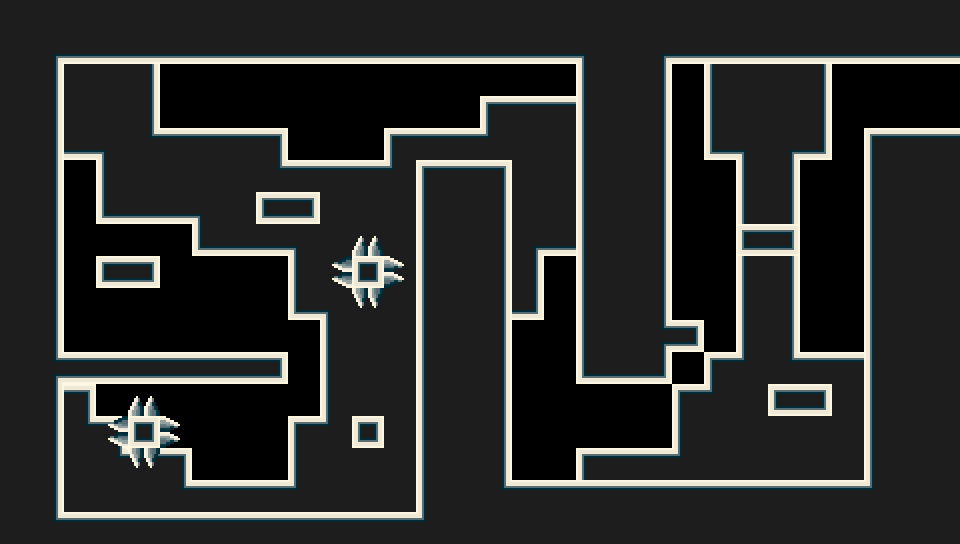

Below is a game level as drawn by its tile map, then a one-line description and the .tmx file that defines it, in full:
An orthogonal 30x17 tile map with 32x32 px tiles, 3 tile layers (back2, back, Tile Layer 1) and 3 objects (2x slider, exit).

<map version="1.9" tiledversion="1.9.2" orientation="orthogonal" renderorder="right-down" width="30" height="17" tilewidth="32" tileheight="32" infinite="0" nextlayerid="5" nextobjectid="10">
 <tileset firstgid="1" source="32x32t.tsx" />
 <layer id="4" name="back2" class="background" width="30" height="17" tintcolor="#4a4a4a">
  <data encoding="csv">
0,0,0,0,0,0,0,0,0,0,0,0,0,0,0,0,0,0,0,0,0,0,0,0,0,0,0,0,0,0,
0,0,0,0,0,0,0,0,0,0,0,0,0,0,0,0,0,0,0,0,0,0,0,0,0,0,0,0,0,0,
0,0,9,9,10,0,0,0,0,0,0,0,0,0,0,0,0,0,0,0,0,0,8,9,9,10,0,0,0,0,
0,0,9,9,10,0,0,0,0,0,0,0,0,0,0,1,2,2,0,0,0,0,8,9,9,10,0,0,0,0,
0,0,16,6,12,2,2,2,3,0,0,0,1,2,2,13,9,9,0,0,0,0,15,6,5,17,0,0,0,0,
0,0,0,8,9,9,9,9,12,2,2,2,13,0,0,0,9,9,0,0,0,0,0,8,10,0,0,0,0,0,
0,0,0,15,16,16,6,9,0,0,9,9,9,0,0,0,9,9,0,0,0,0,0,8,10,0,0,0,0,0,
0,0,0,0,0,0,15,16,16,6,9,9,9,0,0,0,5,16,0,0,0,0,0,0,0,0,0,0,0,0,
0,0,0,0,0,0,0,0,0,8,9,9,9,0,0,0,10,0,0,0,0,0,0,8,10,0,0,0,0,0,
0,0,0,0,0,0,0,0,0,15,6,9,9,0,0,0,17,0,0,0,0,0,0,8,10,0,0,0,0,0,
0,0,0,0,0,0,0,0,0,0,8,9,9,0,0,0,0,0,0,0,0,0,0,8,10,0,0,0,0,0,
0,0,0,0,0,0,0,0,0,0,8,9,9,0,0,0,0,0,0,0,0,0,1,13,12,2,2,0,0,0,
0,0,3,0,0,0,0,0,0,0,8,9,9,0,0,0,0,0,0,0,0,1,13,9,0,0,9,0,0,0,
0,0,12,3,0,0,0,0,0,1,13,9,9,0,0,0,0,0,0,0,0,8,9,9,9,9,9,0,0,0,
0,0,9,12,2,3,0,0,0,8,9,9,9,0,0,0,0,0,1,2,2,13,9,9,9,9,9,0,0,0,
0,0,9,9,9,12,2,2,2,13,9,9,9,0,0,0,0,0,0,0,0,0,0,0,0,0,0,0,0,0,
0,0,0,0,0,0,0,0,0,0,0,0,0,0,0,0,0,0,0,0,0,0,0,0,0,0,0,0,0,0
</data>
 </layer>
 <layer id="2" name="back" class="background" width="30" height="17">
  <data encoding="csv">
9,9,9,9,9,9,9,9,9,9,9,9,9,9,9,9,9,9,9,9,9,9,9,9,9,9,9,9,9,9,
9,0,0,0,0,0,0,0,0,0,0,0,0,0,0,0,0,0,0,9,0,0,0,0,0,0,0,0,0,0,
9,0,0,0,0,0,0,0,0,0,0,0,0,0,0,0,0,0,0,9,0,0,0,0,0,0,0,0,0,0,
9,0,0,0,0,0,0,0,0,0,0,0,0,0,0,0,0,0,0,9,0,0,0,0,0,0,0,0,0,0,
9,0,0,0,0,0,0,0,0,0,0,0,0,0,0,0,0,0,0,9,0,0,0,0,0,0,0,0,0,0,
9,0,0,0,0,0,0,0,0,0,0,0,0,0,0,0,0,0,0,9,0,0,0,0,0,0,0,0,9,9,
9,0,0,0,0,0,0,0,0,0,0,0,0,0,9,0,0,0,0,9,0,0,0,0,0,0,0,0,9,9,
9,0,0,0,0,0,0,0,0,0,0,0,0,0,9,0,0,0,0,9,0,0,0,0,0,0,0,0,9,9,
9,0,0,0,0,0,0,0,0,0,0,0,0,0,9,0,0,0,0,9,0,0,0,0,0,0,0,0,9,9,
9,0,0,0,0,0,0,0,0,0,0,0,0,0,9,0,0,0,0,9,0,0,0,0,0,0,0,0,9,9,
9,0,0,0,0,0,0,0,0,0,0,0,0,0,9,0,0,0,0,9,0,0,0,0,0,0,0,0,9,9,
9,0,0,0,0,0,0,0,0,0,0,0,0,0,9,0,0,0,0,0,0,0,0,0,0,0,0,0,9,9,
9,0,0,0,0,0,0,0,0,0,0,0,0,0,9,0,0,0,0,0,0,0,0,0,0,0,0,0,9,9,
9,0,0,0,0,0,0,0,0,0,0,0,0,0,9,0,0,0,0,0,0,0,0,0,0,0,0,0,9,9,
9,0,0,0,0,0,0,0,0,0,0,0,0,0,9,0,0,0,0,0,0,0,0,0,0,0,0,0,9,9,
9,0,0,0,0,0,0,0,0,0,0,0,0,0,9,0,0,0,0,0,0,0,0,0,0,0,0,0,9,9,
9,0,0,0,0,0,0,0,0,0,0,0,0,0,9,9,9,9,9,9,9,9,9,9,9,9,9,9,9,9
</data>
 </layer>
 <layer id="1" name="Tile Layer 1" width="30" height="17">
  <data encoding="csv">
0,0,0,0,0,0,0,0,0,0,0,0,0,0,0,0,0,0,0,0,0,0,0,0,0,0,0,0,0,0,
0,5,16,16,16,16,16,16,16,16,16,16,16,16,16,16,16,16,6,0,5,16,16,16,16,16,16,16,16,16,
0,10,0,0,0,0,0,0,0,0,0,0,0,0,0,0,0,0,8,0,10,0,0,0,0,0,0,0,0,0,
0,10,0,0,0,0,0,0,0,0,0,0,0,0,0,0,0,0,8,0,10,0,0,0,0,0,0,0,0,0,
0,10,0,0,0,0,0,0,0,0,0,0,0,0,0,0,0,0,8,0,10,0,0,0,0,0,0,1,2,2,
0,10,0,0,0,0,0,0,0,0,0,0,0,1,2,3,0,0,8,0,10,0,0,0,0,0,0,8,0,0,
0,10,0,0,0,0,0,0,19,20,0,0,0,8,0,10,0,0,8,0,10,0,0,0,0,0,0,8,0,0,
0,10,0,0,0,0,0,0,0,0,0,22,0,8,0,10,0,0,8,0,10,0,0,19,20,0,0,8,0,0,
0,10,0,19,20,0,0,0,0,0,23,18,25,8,0,10,0,0,8,0,10,0,0,0,0,0,0,8,0,0,
0,10,0,0,0,0,0,0,0,0,0,24,0,8,0,10,0,0,8,0,10,0,0,0,0,0,0,8,0,0,
0,10,0,0,0,0,0,0,0,0,0,0,0,8,0,10,0,0,8,0,14,20,0,0,0,0,0,8,0,0,
0,14,27,27,27,27,27,27,20,0,0,0,0,8,0,10,0,0,15,16,17,0,0,0,0,0,0,8,0,0,
0,10,0,0,22,0,0,0,0,0,0,0,0,8,0,10,0,0,0,0,0,0,0,0,19,20,0,8,0,0,
0,10,0,23,18,25,0,0,0,0,0,18,0,8,0,10,0,0,0,0,0,0,0,0,0,0,0,8,0,0,
0,10,0,0,24,0,0,0,0,0,0,0,0,8,0,10,0,0,0,0,0,0,0,0,0,0,0,8,0,0,
0,10,0,0,0,0,0,0,0,0,0,0,0,8,0,12,2,2,2,2,2,2,2,2,2,2,2,13,0,0,
0,12,2,2,2,2,2,2,2,2,2,2,2,13,0,0,0,0,0,0,0,0,0,0,0,0,0,0,0,0
</data>
 </layer>
 <objectgroup id="3" name="obj">
  <object id="1" class="exit" x="960" y="32" width="5" height="128">
   <properties>
    <property name="destination" value="test2.tmx" />
   </properties>
  </object>
  <object id="4" class="slider" x="128.667" y="416" width="32" height="32">
   <properties>
    <property name="stopX" type="float" value="288" />
    <property name="stopY" type="float" value="416" />
    <property name="velocityX" type="float" value="30" />
    <property name="velocityY" type="float" value="0" />
   </properties>
  </object>
  <object id="9" class="slider" x="352" y="256" width="32" height="32">
   <properties>
    <property name="stopX" type="float" value="352" />
    <property name="stopY" type="float" value="384" />
    <property name="velocityX" type="float" value="0" />
    <property name="velocityY" type="float" value="40" />
   </properties>
  </object>
 </objectgroup>
</map>
